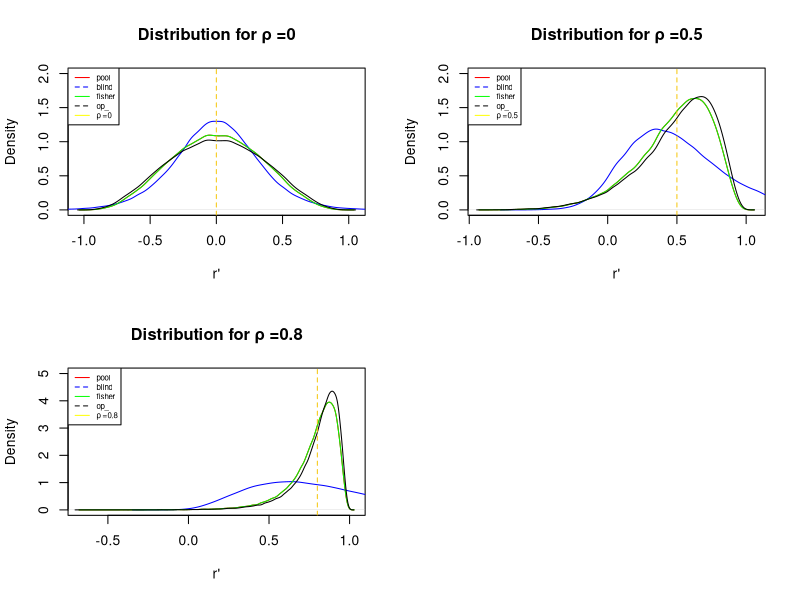

This figure's R source:


#### DISTRIBUTION FOR ESTIMATORS "n=10"####
##### different correlation (ρ=0, ρ=.5, ρ=.8)

######Distribution for ρ=0
set.seed(2653)
library(TeachingDemos)
library(MASS)
### K=nn is the sample size (10,50,200,1000)
k=10
################################## Etimating correlation 
COR.test <- function(nn=k,mu=c(0,0),sigma1=1,sigma2=1,rho=0.0,alp=0.05)
{
  Sigma<-matrix(c(sigma1^2,rho*sigma1*sigma2,rho*sigma1*sigma2,sigma2^2),2,2) 
  #we got problem when we replace rho by rho*sigma1*sigma2
  mvrn <- mvrnorm(nn,mu ,Sigma)
  x1 <- mvrn[,1]
  y1 <- mvrn[,2]
  
  corr<-cor(x1,y1)
  
  covar<-cov(x1,y1)
  
  
  #####r_pool#######
  r_pool<- cor(x1,y1)
  
  ####r_blind########
  r_blind<- cov(x1,y1)
  
  ######fisher####
  r_fisher<- tanh((1/2)*log((1+corr)/(1-corr)))
  
  ######r_OP###########
  r_OP<-corr+(corr)*((1-(corr)^2)/(2*(nn-3)))
  #print(corr)
  #print(covar)
  return (c(r_pool,r_blind,r_fisher,r_OP))
}
COR.test(nn=k,mu=c(0,0),sigma1=1,sigma2=1,rho=0.0,alp=0.05)


looptest <- function(loops=100000,nn=k,mu=c(0,0),sigma1=1,sigma2=1,rho=0.0,alp=0.05)
{
  restest <- matrix(0,loops,4)
  for(ii in 1:loops)
    restest[ii,] <-COR.test(nn=nn,mu=mu,sigma1=sigma1,sigma2=sigma2,rho=rho,alp=alp)    
  restest
}
looptest(loops=100000,nn=k,mu=c(0,0),sigma1=1,sigma2=1,rho=0.0,alp=0.05)
###then

corlooptest<-looptest(loops=100000,nn=k,mu=c(0,0),sigma1=1,sigma2=1,rho=0.0,alp=0.05)

pool <- corlooptest[,1]
blind <- corlooptest[,2]
fisher <- corlooptest[,3]
op <- corlooptest[,4]

par(mfrow = c(2,2))
# hist(pool  ,probability = 1,breaks = 20,xlim = c(-1,1),xlab = "r' ",main = paste("Pooled Estimate for ρ =0"))
# hist(blind ,probability = 1,breaks = 20,xlim = c(-1,1),xlab = "r' ",main = paste("Blind Estimate for ρ=0"))
# hist(fisher,probability = 1,breaks = 20,xlim = c(-1,1),xlab = "r' ",main = paste("Fisher Estimate for ρ=0"))
# hist(op    ,probability = 1,breaks = 20,xlim = c(-1,1),xlab = "r' ",main = paste("OP Estimate for ρ=0"))
#cbind(plot(density(pool),plot(density(blind)),plot(density(fisher)),plot(density(op))))

plot(density(pool),col="red",main = "Distribution for ρ =0",ylim=c(0,2) ,xlab ="r'")

lines(density(blind, adjust=1), type="l",col="blue")
lines(density(fisher, adjust=1), type="l",col="green")
lines(density(op, adjust=1), type="l",col="black")
abline(v =0.0, untf = FALSE,col=7,lty=2)
legend ("topleft",c("pool","blind","fisher","op_","ρ =0"),lwd=c(1,1),lty=1:2,col=c("red","blue","green","black","yellow"),cex =0.57)
##################################################################
#####################################################################


####Distribution for ρ=.5
COR.test <- function(nn=k,mu=c(0,0),sigma1=1,sigma2=1,rho=0.5,alp=0.05)
{
  Sigma<-matrix(c(sigma1^2,rho*sigma1*sigma2,rho*sigma1*sigma2,sigma2^2),2,2) 
  #we got problem when we replace rho by rho*sigma1*sigma2
  mvrn <- mvrnorm(nn,mu ,Sigma)
  x1 <- mvrn[,1]
  y1 <- mvrn[,2]
  
  corr<-cor(x1,y1)
  
  covar<-cov(x1,y1)
  
  
  #####r_pool#######
  r_pool<- cor(x1,y1)
  
  ####r_blind########
  r_blind<- cov(x1,y1)
  
  ######fisher####
  r_fisher<- tanh((1/2)*log((1+corr)/(1-corr)))
  
  ######r_OP###########
  r_OP<-corr+(corr)*((1-(corr)^2)/(2*(nn-3)))
  #print(corr)
  #print(covar)
  return (c(r_pool,r_blind,r_fisher,r_OP))
}
COR.test(nn=k,mu=c(0,0),sigma1=1,sigma2=1,rho=0.5,alp=0.05)


looptest <- function(loops=100000,nn=k,mu=c(0,0),sigma1=1,sigma2=1,rho=0.5,alp=0.05)
{
  restest <- matrix(0,loops,4)
  for(ii in 1:loops)
    restest[ii,] <-COR.test(nn=nn,mu=mu,sigma1=sigma1,sigma2=sigma2,rho=rho,alp=alp)    
  restest
}
looptest(loops=100000,nn=k,mu=c(0,0),sigma1=1,sigma2=1,rho=0.5,alp=0.05)

###then
corlooptest<-looptest(loops=100000,nn=k,mu=c(0,0),sigma1=1,sigma2=1,rho=0.5,alp=0.05)

pool <- corlooptest[,1]
blind <- corlooptest[,2]
fisher <- corlooptest[,3]
op <- corlooptest[,4]

#par(mfrow = c(2,2))
# hist(pool  ,probability = 1,breaks = 20,xlim = c(-1,1),xlab = "r' ",main = paste("Pooled Estimate for ρ =0.5"))
# hist(blind ,probability = 1,breaks = 20,xlim = c(-1,1),xlab = "r' ",main = paste("Blind Estimate for ρ=0.5"))
# hist(fisher,probability = 1,breaks = 20,xlim = c(-1,1),xlab = "r' ",main = paste("Fisher Estimate for ρ=0.5"))
# hist(op    ,probability = 1,breaks = 20,xlim = c(-1,1),xlab = "r' ",main = paste("OP Estimate for ρ=0.5"))
#cbind(plot(density(pool),plot(density(blind)),plot(density(fisher)),plot(density(op))))

plot(density(pool),col="red",main = "Distribution for ρ =0.5",ylim=c(0,2),xlab = "r'")

lines(density(blind, adjust=1), type="l",col="blue")
lines(density(fisher, adjust=1), type="l",col="green")
lines(density(op, adjust=1), type="l",col="black")
abline(v =0.5, untf = FALSE,col=7,lty=2)
legend ("topleft",c("pool","blind","fisher","op_","ρ =0.5"),lwd=c(1,1),lty=1:2,col=c("red","blue","green","black","yellow"),cex =0.57)
# #####################################################""
########################################################

####### Distribution for ρ=.8
COR.test <- function(nn=k,mu=c(0,0),sigma1=1,sigma2=1,rho=0.8,alp=0.05)
{
  Sigma<-matrix(c(sigma1^2,rho*sigma1*sigma2,rho*sigma1*sigma2,sigma2^2),2,2) 
  #we got problem when we replace rho by rho*sigma1*sigma2
  mvrn <- mvrnorm(nn,mu ,Sigma)
  x1 <- mvrn[,1]
  y1 <- mvrn[,2]
  
  corr<-cor(x1,y1)
  
  covar<-cov(x1,y1)
  
  
  #####r_pool#######
  r_pool<- cor(x1,y1)
  
  ####r_blind########
  r_blind<- cov(x1,y1)
  
  ######fisher####
  r_fisher<- tanh((1/2)*log((1+corr)/(1-corr)))
  
  ######r_OP###########
  r_OP<-corr+(corr)*((1-(corr)^2)/(2*(nn-3)))
  #print(corr)
  #print(covar)
  return (c(r_pool,r_blind,r_fisher,r_OP))
}
COR.test(nn=k,mu=c(0,0),sigma1=1,sigma2=1,rho=0.8,alp=0.05)


looptest <- function(loops=100000,nn=k,mu=c(0,0),sigma1=1,sigma2=1,rho=0.8,alp=0.05)
{
  restest <- matrix(0,loops,4)
  for(ii in 1:loops)
    restest[ii,] <-COR.test(nn=nn,mu=mu,sigma1=sigma1,sigma2=sigma2,rho=rho,alp=alp)    
  restest
}
looptest(loops=100000,nn=k,mu=c(0,0),sigma1=1,sigma2=1,rho=0.8,alp=0.05)
###then
corlooptest<-looptest(loops=100000,nn=k,mu=c(0,0),sigma1=1,sigma2=1,rho=0.8,alp=0.05)

pool <- corlooptest[,1]
blind <- corlooptest[,2]
fisher <- corlooptest[,3]
op <- corlooptest[,4]

#Lower bound X=0.7,0.9,0.95
#LCL<- (14/(qchisq( X ,2*k-6)))*var(estimated corr)
 
#par(mfrow = c(2,2))
# hist(pool  ,probability = 1,breaks = 10,xlim = c(-1,1),xlab = "r' ",main = paste("Pooled Estimate for ρ =0.8"))
# hist(blind ,probability = 1,breaks = 10,xlim = c(-1,1),xlab = "r' ",main = paste("Blind Estimate for ρ=0.8"))
# hist(fisher,probability = 1,breaks = 10,xlim = c(-1,1),xlab = "r' ",main = paste("Fisher Estimate for ρ=0.8"))
# hist(op    ,probability = 1,breaks = 10,xlim = c(-1,1),xlab = "r' ",main = paste("OP Estimate for ρ=0.8"))

plot(density(pool),col="red",main = "Distribution for ρ =0.8",ylim=c(0,5),xlab ="r'")

lines(density(blind, adjust=1), type="l",col="blue")
lines(density(fisher, adjust=1), type="l",col="green")
lines(density(op, adjust=1), type="l",col="black")
abline(v =0.8, untf = FALSE,col=7,lty=2)
legend ("topleft",c("pool","blind","fisher","op_","ρ =0.8"),lwd=c(1,1),lty=1:2,col=c("red","blue","green","black","yellow"),cex =0.57)
